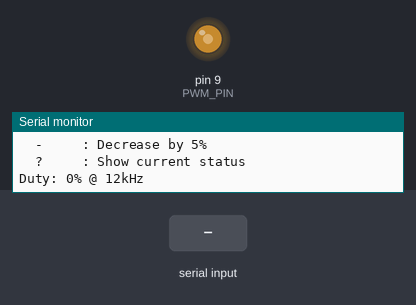
The program below on a simulated Arduino Uno, built with avr-gcc and run on an emulated ATmega328P. On the bench: output pins drawn as LEDs (lit = HIGH), the last lines printed to the serial monitor. Inputs (shaded band) come from the test bench.

Above: at 1.3 s.
1.4 s: "90,45\n" received over Serial
At 1.7 s:
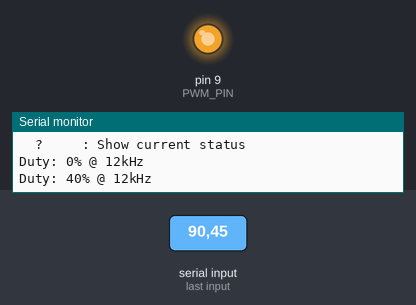
2.9 s: "5\n" received over Serial
At 3.9 s:
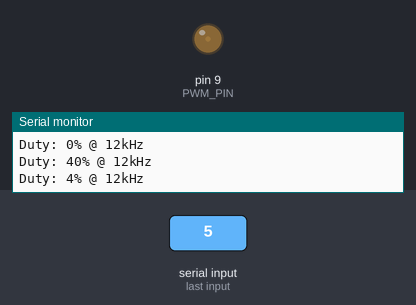
4.4 s: "90\n" received over Serial
At 5.1 s:
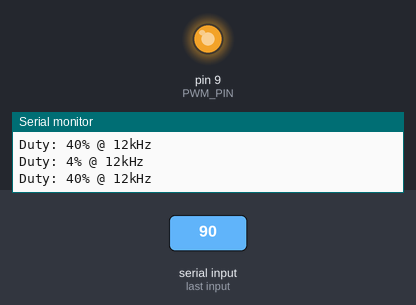
Timing chart, 0 to 7.4 s (numbered marks = the images above; inputs shaded):
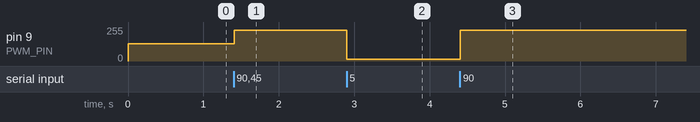

Measured:
- after the input at 1.4 s, pin 9 (PWM_PIN): 128/255 → 229/255 at once
- after the input at 2.9 s, pin 9 (PWM_PIN): 229/255 → 13/255 at once
- after the input at 4.4 s, pin 9 (PWM_PIN): 13/255 → 229/255 at once

The program:

main.cpp
```cpp
/**
 * 01-pwm-basic: PWM出力テスト
 *
 * 契約プログラミングに基づく設計:
 *   Physical - ピン定義、ハードウェア初期化
 *   Logical  - PwmOutput契約、SerialCommand契約
 *   Meaning  - loopには意味だけ
 */

#include <Arduino.h>

// ============================================================
// Physical Layer - ボード固有の定義
// ============================================================

namespace Board
{
    constexpr uint8_t PWM_PIN = 9; // Timer1 PWM (OC1A)
}

namespace PwmConfig
{
    // Timer1 Fast PWM 8-bit mode
    // 周波数 = 16MHz / (prescaler * 256)
    // prescaler=1: 62.5kHz, prescaler=8: 7.8kHz
    // Fast PWM with ICR1 top for custom frequency
    constexpr uint16_t FREQUENCY_HZ = 12000;                  // 10kHz target
    constexpr uint16_t ICR1_TOP = (F_CPU / FREQUENCY_HZ) - 1; // 1599 for 10kHz
}

// ============================================================
// Logical Layer - 契約の定義
// ============================================================

struct PwmOutput
{
    const uint8_t pin;
    uint16_t duty; // 0-1599 for 10kHz with ICR1=1599

    void begin()
    {
        pinMode(pin, OUTPUT);
        setupTimer1();
        apply();
    }

    void setupTimer1()
    {
        // Timer1: Fast PWM, ICR1 as TOP
        // WGM13:0 = 1110 (Fast PWM, TOP=ICR1)
        TCCR1A = (1 << COM1A1) | (1 << WGM11);
        TCCR1B = (1 << WGM13) | (1 << WGM12) | (1 << CS10); // No prescaler
        ICR1 = PwmConfig::ICR1_TOP;
    }

    void set(uint8_t percent)
    {
        // 0-100 -> 0-ICR1_TOP にスケーリング
        duty = ((uint32_t)percent * PwmConfig::ICR1_TOP) / 100;
        apply();
    }

    void apply()
    {
        OCR1A = duty;
    }

    uint8_t percent() const
    {
        return (duty * 100) / PwmConfig::ICR1_TOP;
    }
};

struct SerialCommand
{
    bool hasCommand()
    {
        return Serial.available() > 0;
    }

    String take()
    {
        String input = Serial.readStringUntil('\n');
        input.trim();
        return input;
    }
};

// ============================================================
// Meaning Layer - 意味の定義
// ============================================================

namespace Command
{
    constexpr char INCREASE = '+';
    constexpr char DECREASE = '-';
    constexpr char STATUS = '?';
}

// ============================================================
// Setup - 結線
// ============================================================

PwmOutput pwm = {Board::PWM_PIN, PwmConfig::ICR1_TOP / 2}; // 50%
SerialCommand cmd;

void printStatus()
{
    Serial.print(F("Duty: "));
    Serial.print(pwm.percent());
    Serial.print(F("% @ "));
    Serial.print(PwmConfig::FREQUENCY_HZ / 1000);
    Serial.println(F("kHz"));
}

void printHelp()
{
    Serial.println(F("=== PWM Basic Test ==="));
    Serial.print(F("PWM Frequency: "));
    Serial.print(PwmConfig::FREQUENCY_HZ);
    Serial.println(F("Hz"));
    Serial.println(F("Commands:"));
    Serial.println(F("  0-100 : Set duty cycle (%)"));
    Serial.println(F("  +     : Increase by 5%"));
    Serial.println(F("  -     : Decrease by 5%"));
    Serial.println(F("  ?     : Show current status"));
    Serial.println();
}

void setup()
{
    Serial.begin(9600);
    pwm.begin();

    printHelp();
    printStatus();
}

// ============================================================
// Loop - 意味だけを書く
// ============================================================

void loop()
{
    if (cmd.hasCommand())
    {
        String input = cmd.take();

        if (input[0] == Command::INCREASE)
        {
            pwm.set(min(100, pwm.percent() + 5));
            printStatus();
        }
        else if (input[0] == Command::DECREASE)
        {
            pwm.set(max(0, pwm.percent() - 5));
            printStatus();
        }
        else if (input[0] == Command::STATUS)
        {
            printStatus();
        }
        else
        {
            int value = input.toInt();
            if (value >= 0 && value <= 100 && input.length() > 0 && isDigit(input[0]))
            {
                pwm.set(value);
                printStatus();
            }
        }
    }
}
```
